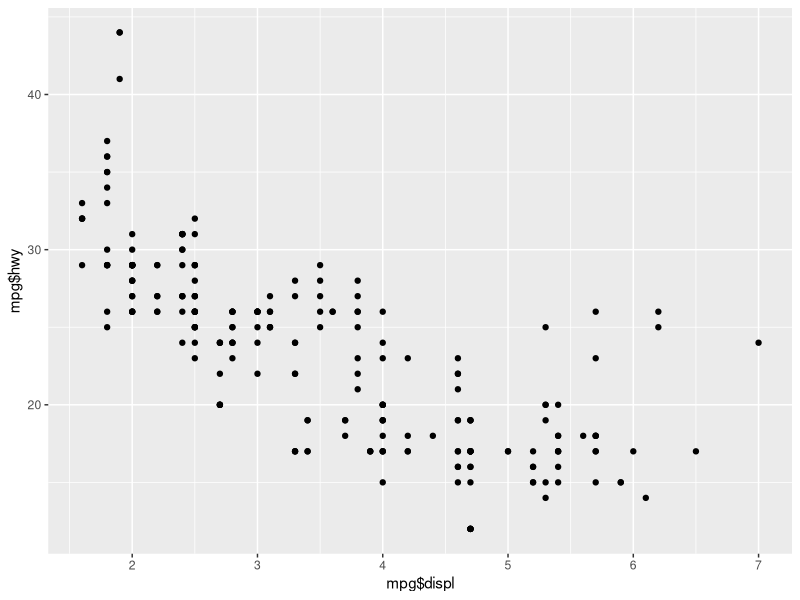

Generate this figure with R:
print(c('Hello,World','学R写代码'))
#画图
library(ggplot2)
head(mpg)
p <- ggplot(mpg,aes(mpg$displ,mpg$hwy))+geom_point()
p
